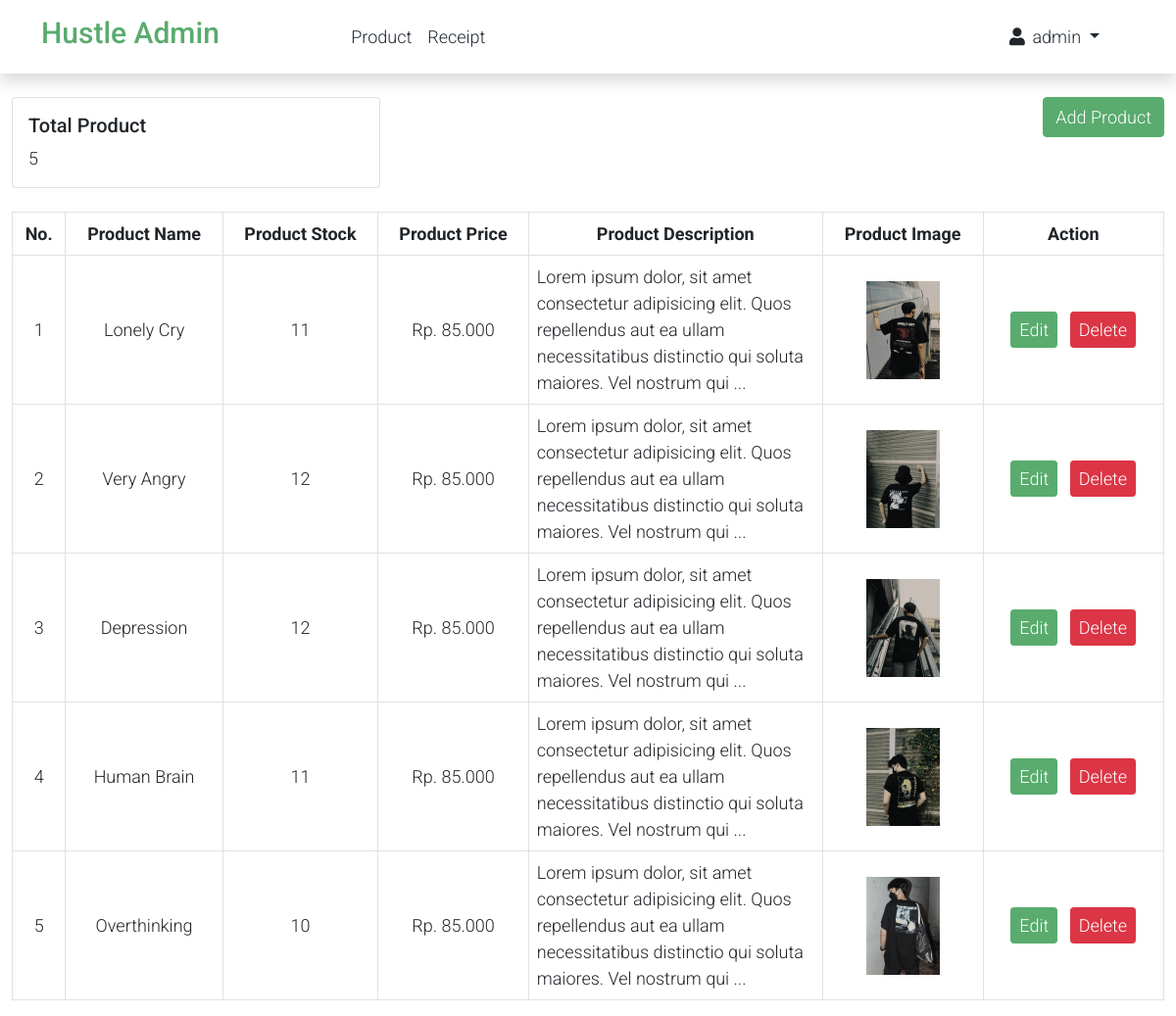
The app's page /product_admin.php (signed in) with its own data.
### tables this page shows
CREATE TABLE `product` (
  `product_id` int(11) NOT NULL,
  `product_name` varchar(100) NOT NULL,
  `product_stock` int(11) NOT NULL,
  `product_price` int(11) NOT NULL,
  `product_description` text NOT NULL,
  `product_img` text NOT NULL
);

### product_admin.php (the view, shortened to what this page needs)
<?php
    require_once 'connection.php';
    $product_admin = mysqli_query($conn, "SELECT * FROM product");
    $totalProduct = mysqli_num_rows(mysqli_query($conn, "SELECT * FROM product"));
 ?>
<!DOCTYPE html>
<html lang="en">
<head>
    <link rel="stylesheet" href="assets/css/bootstrap.min.css">
    <link rel="stylesheet" href="assets/css/templatemo.css">
    <link rel="stylesheet" href="assets/css/custom.css">
    <link rel="stylesheet" href="assets/css/fontawesome.min.css">
</head>
<body>
    <?php include 'header_admin.php'; ?>
    <section>
        <div class="container-fluid">
            <div class="row my-4">
                <div class="col-md-4">
                    <div class="card">
                      <div class="card-body">
                        <h5 class="card-title">Total Product</h5>
                        <p class="card-text"><?= $totalProduct; ?></p>
                      </div>
                    </div>
                </div>
                <div class="col text-end">
                    <a href="add_product_admin.php" class="btn btn-success">Add Product</a>
                </div>
            </div>
            <div class="row">
                <div class="col">
                    <div class="table-responsive">
                        <table class="text-center table table-bordered align-middle">
                            <thead>
                                <tr>
                                    <th>No.</th>
                                    <th>Product Name</th>
                                    <th>Product Stock</th>
                                    <th>Product Price</th>
                                    <th>Product Description</th>
                                    <th>Product Image</th>
                                    <th>Action</th>
                                </tr>
                            </thead>
                            <tbody>
                                <?php $i = 1; ?>
                                <?php foreach ($product_admin as $product): ?>
                                    <tr>
                                        <td><?= $i++; ?></td>
                                        <td><?= $product['product_name']; ?></td>
                                        <td><?= $product['product_stock']; ?></td>
                                        <td>Rp. <?= implode('.', explode(',', number_format($product['product_price']))); ?></td>
                                        <?php
                                            $desc = $product['product_description'];
                                            if (strlen($desc) > 150) {
                                                $desc = substr($desc, 0, 150) . '...';
                                            }
                                         ?>
                                        <td class="text-start" width="300px"><?= $desc; ?></td>
                                        <td><a href="assets/img/<?= $product['product_img']; ?>" target="_blank">
                                            <img width="75" src="assets/img/<?= $product['product_img']; ?>" alt="<?= $product['product_img']; ?>"></td>
                                        <td>
                                            <a class="btn btn-sm btn-success m-1" href="edit_product_admin.php?product_id=<?= $product['product_id']; ?>">Edit</a>
                                            <a class="btn btn-sm btn-danger m-1" href="delete_product_admin.php?product_id=<?= $product['product_id']; ?>&product_name=<?= $product['product_name']; ?>" onclick="return confirm('Are you sure want to delete product <?= $product['product_name']; ?>?')">Delete</a>
                                        </td>
                                    </tr>
                                <?php endforeach ?>
                            </tbody>
                        </table>
                    </div>
                </div>
            </div>
        </div>
    </section>
</body>
</html>

### assets/css/templatemo.css (style rules this page uses)
body, ul, li, p, a, label, input, div { font-family: 'Roboto', sans-serif; font-size: 18px !important; font-weight: 300 !important; }
.btn-success { background-color: #59ab6e !important; border-color: #56ae6c !important; }

### records on screen
product: product_name "Lonely Cry", product_stock "11", product_price "85.000", product_description "Lorem ipsum dolor, sit amet consectetur adipisicing elit. Quos repellendus aut ea ullam necessitatibus distinctio qui soluta maiores. Vel nostrum qui ...", product_img (picture)
product: product_name "Very Angry", product_stock "12", product_price "85.000", product_description "Lorem ipsum dolor, sit amet consectetur adipisicing elit. Quos repellendus aut ea ullam necessitatibus distinctio qui soluta maiores. Vel nostrum qui ...", product_img (picture)
product: product_name "Depression", product_stock "12", product_price "85.000", product_description "Lorem ipsum dolor, sit amet consectetur adipisicing elit. Quos repellendus aut ea ullam necessitatibus distinctio qui soluta maiores. Vel nostrum qui ...", product_img (picture)
product: product_name "Human Brain", product_stock "11", product_price "85.000", product_description "Lorem ipsum dolor, sit amet consectetur adipisicing elit. Quos repellendus aut ea ullam necessitatibus distinctio qui soluta maiores. Vel nostrum qui ...", product_img (picture)
product: product_name "Overthinking", product_stock "10", product_price "85.000", product_description "Lorem ipsum dolor, sit amet consectetur adipisicing elit. Quos repellendus aut ea ullam necessitatibus distinctio qui soluta maiores. Vel nostrum qui ...", product_img (picture)

### other values on screen
$_SESSION['username'] "admin"
$totalProduct "5"
